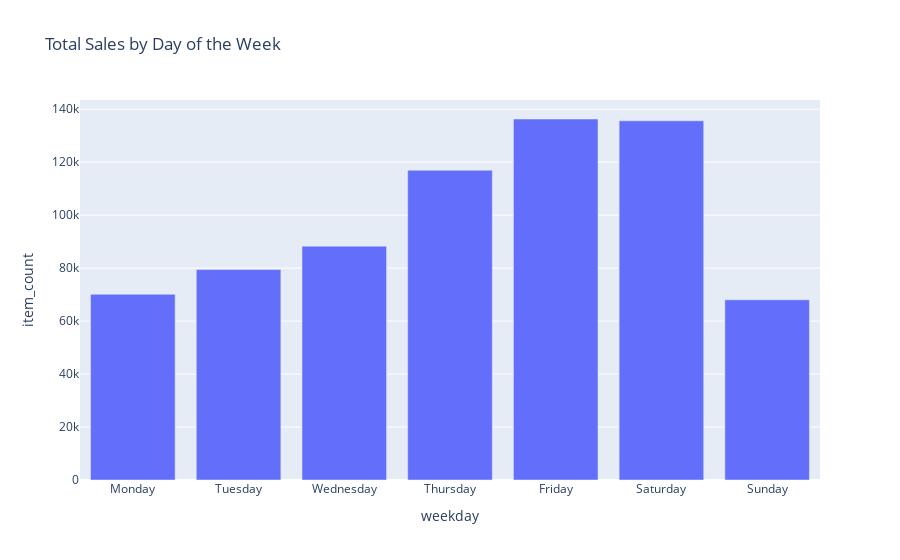

Notebook cell for this chart:
### Markdown cell above
Next we see the amount of sales by day of the week.

### Code cell
day_order = ["Monday", "Tuesday", "Wednesday", "Thursday", "Friday", "Saturday", "Sunday"]

# Obtain data aggregated by weekday

df_sales_wkday = df_sales[['weekday', 'item_count']].groupby(['weekday']).sum().reset_index()
df_sales_wkday

# Sort by day of the week

df_sales_wkday = df_sales_wkday.set_index('weekday').loc[day_order].reset_index()


fig = px.bar(df_sales_wkday, x='weekday', y = 'item_count', title = 'Total Sales by Day of the Week')
fig.show()

### Figure 1 — Plotly figure (JSON) as saved in the notebook; plotly's stock layout.template omitted (floating-point values rounded to 4 significant figures)
{"data": [{"alignmentgroup": "True", "hovertemplate": "weekday=%{x}<br>item_count=%{y}<extra></extra>", "legendgroup": "", "marker": {"color": "#636efa", "pattern": {"shape": ""}}, "name": "", "offsetgroup": "", "orientation": "v", "showlegend": false, "textposition": "auto", "type": "bar", "x": ["Monday", "Tuesday", "Wednesday", "Thursday", "Friday", "Saturday", "Sunday"], "xaxis": "x", "y": [70112, 79454, 88298, 116947, 136300, 135644, 68032], "yaxis": "y"}], "layout": {"barmode": "relative", "legend": {"tracegroupgap": 0}, "title": {"text": "Total Sales by Day of the Week"}, "xaxis": {"anchor": "y", "domain": [0, 1], "title": {"text": "weekday"}}, "yaxis": {"anchor": "x", "domain": [0, 1], "title": {"text": "item_count"}}}}
